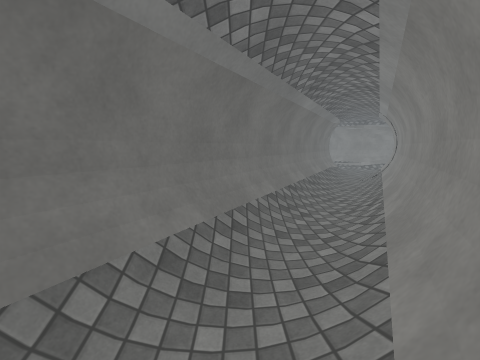
[1] (above)

14 first-person views from a walk through a scene from a Unity 3-D project. The camera is 1.3 m above the floor, tilts 8° down and sees 90° across. The floor is counted in squares, 1 m on a side. Each view is taken from the middle of a square. On the plan, view 1 faces up. The plan holds only what a view shows up to about 12 squares ahead; the rest is blank. The place goes on beyond the plan. Surface patterns are stand-ins for the level's own textures.

[2]
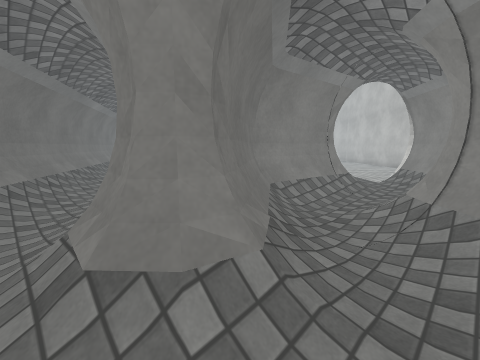

[3]
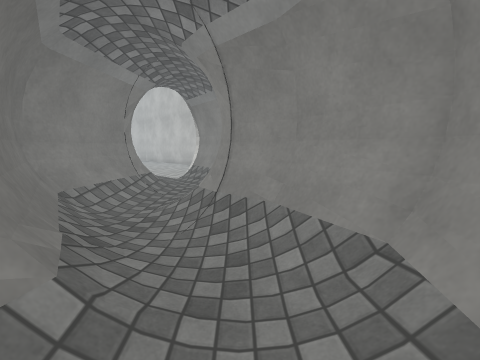

[4]
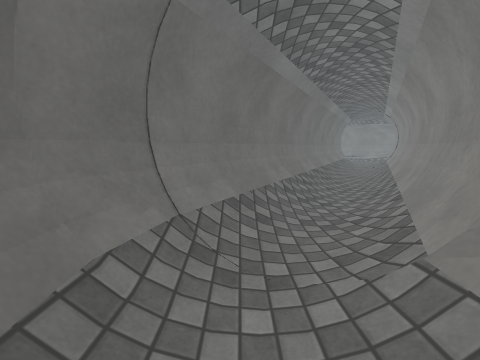

[5]
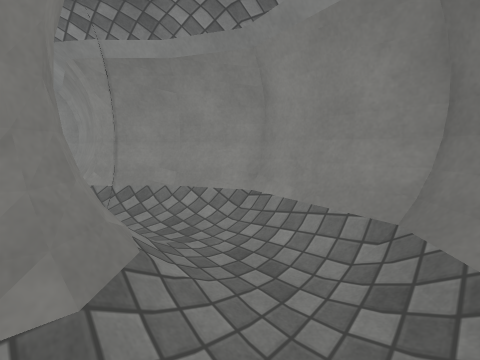

[6]
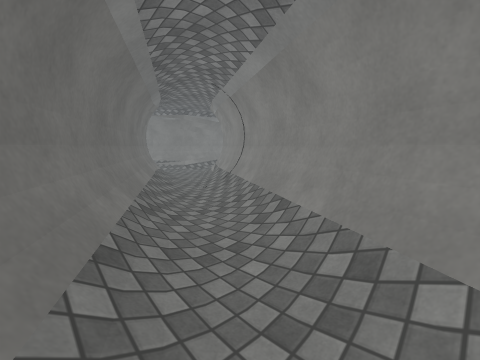

[7]
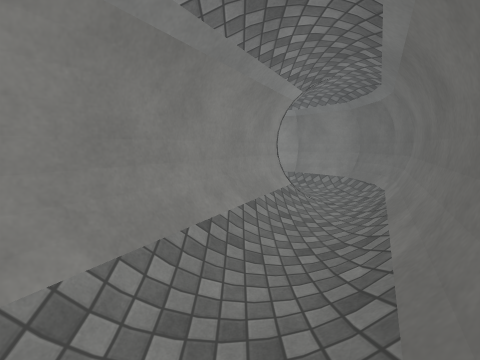

[8]
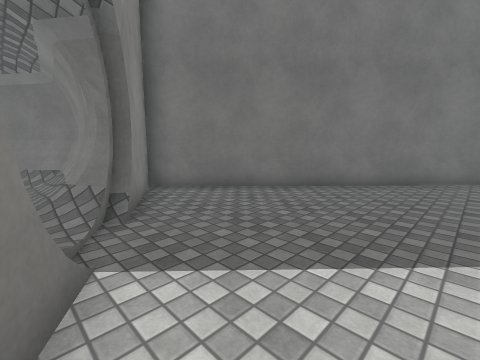

[9]
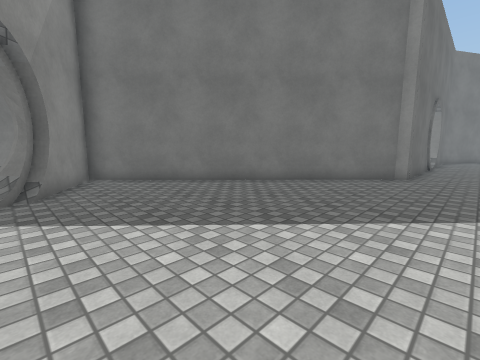

[10]
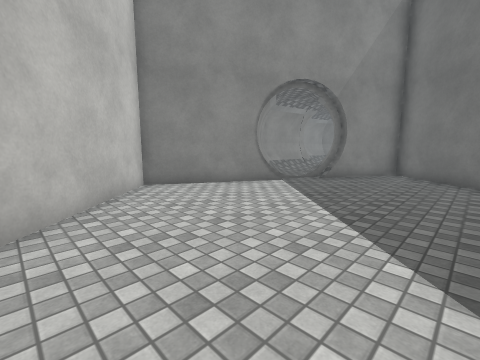

[11]
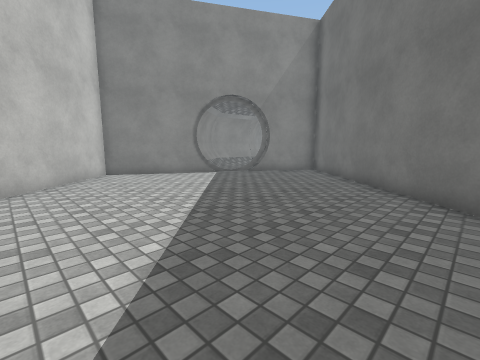

[12]
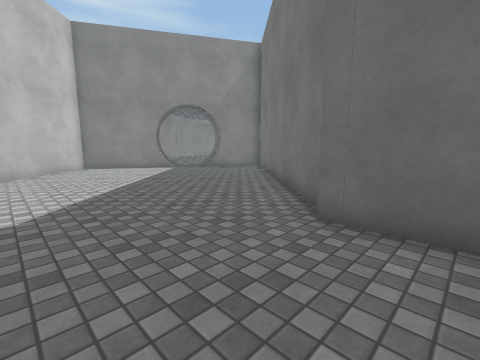

[13]
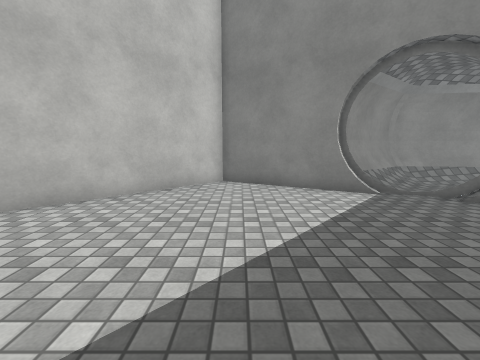

[14]
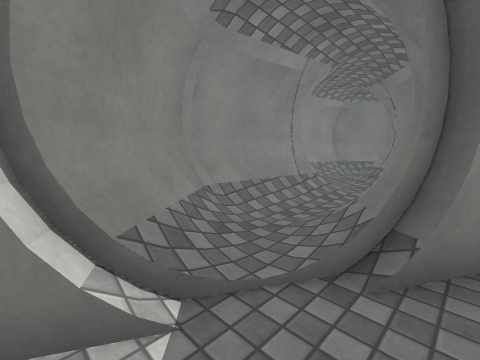

### Floor plan
Key: @ floor where view 1 was taken; # wall or solid block; . main floor; : floor 0.25 m higher than the main floor; / step, stairs or slope; = window, fence, low wall or low ledge; O other object.
Columns run from 4 left of view 1 to 17 right of it. Each row starts with its distance up from view 1.
 12        ##//#     #....
 11        #/./#     #....
 10       ##//##    ##....
  9       #/./#    ##.....
  8      ##//##   ##......
  7     ##/:/#   ##.......
  6     #/:/##  ##........
  5    ##//##  ##.........
  4    #/./#  ##..........
  3   ##//#####...........
  2   #/./####............
  1  ##//#####............
  0  #/:@#######..........
 -1 ##:/####O###/........#
 -2 #=:/##//..:://#.....##
 -3 ##////:/=///#####..##
 -4  ##/../######   ####
 -5   ###O##
 -6    ####

Positions as (right, up) in squares from view 1, and headings:
1: (0, 0), facing up
2: (-1, -4), facing up-right
3: (-1, -4), facing right
4: (-2, -3), facing up
5: (-2, -2), facing down-right
6: (1, 5), facing up-right
7: (1, 6), facing down
8: (12, -2), facing up-left
9: (15, -1), facing up-left
10: (17, 4), facing down-left
11: (17, 8), facing down-left
12: (17, 12), facing down-left
13: (13, 5), facing down
14: (10, 0), facing down-left
